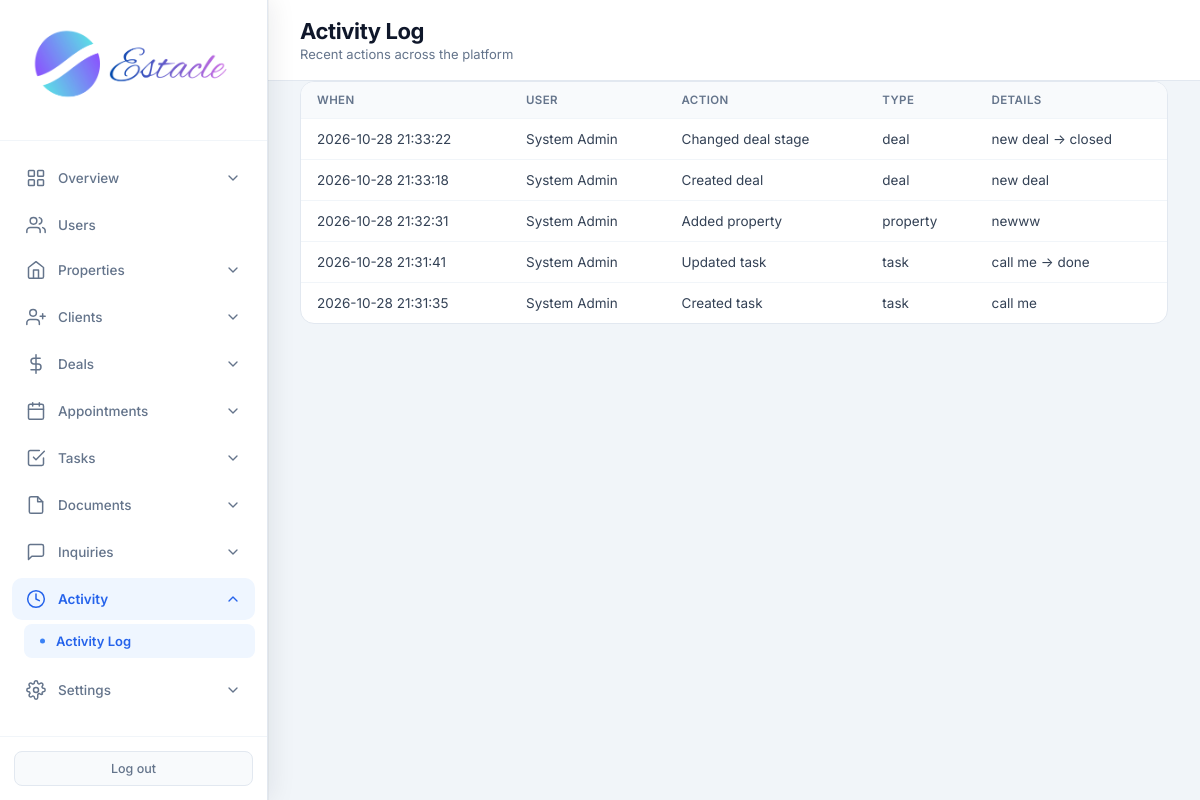
/admin/activity (signed in), run on the app's committed database.
### tables this page shows
CREATE TABLE activity_log (
            id INTEGER PRIMARY KEY AUTOINCREMENT,
            user_id INTEGER,
            action TEXT NOT NULL,
            entity_type TEXT,
            entity_id INTEGER,
            details TEXT,
            created_at TIMESTAMP DEFAULT CURRENT_TIMESTAMP,
            FOREIGN KEY (user_id) REFERENCES users (id)
        );

CREATE TABLE users (
            id INTEGER PRIMARY KEY AUTOINCREMENT,
            email TEXT UNIQUE NOT NULL,
            password TEXT NOT NULL,
            full_name TEXT NOT NULL,
            role TEXT NOT NULL CHECK(role IN ('admin', 'agent', 'customer')),
            phone TEXT,
            created_at TIMESTAMP DEFAULT CURRENT_TIMESTAMP,
            is_active INTEGER DEFAULT 1
        , avatar TEXT, last_seen TIMESTAMP);

### routes/admin.py (the view)
@admin.route('/admin/activity')
@login_required
@role_required('admin')
def admin_activity():
    db = get_db()
    logs = db.execute(
        "SELECT a.*, u.full_name as user_name FROM activity_log a LEFT JOIN users u ON a.user_id = u.id ORDER BY a.created_at DESC LIMIT 100"
    ).fetchall()
    return render_template('admin_activity.html', logs=logs)

### core/db.py (called while the page is built)
def get_db():
    if 'db' not in g:
        g.db = sqlite3.connect(current_app.config['DATABASE'])
        g.db.row_factory = sqlite3.Row
    return g.db

### core/helpers.py (called while the page is built)
def login_required(f):
    @wraps(f)
    def decorated_function(*args, **kwargs):
        if 'user_id' not in session:
            flash('Please log in to access this page.', 'warning')
            return redirect(url_for('auth.login'))
        return f(*args, **kwargs)
    return decorated_function

def role_required(*roles):
    def decorator(f):
        @wraps(f)
        def decorated_function(*args, **kwargs):
            if 'user_id' not in session:
                flash('Please log in to access this page.', 'warning')
                return redirect(url_for('auth.login'))
            if session.get('role') not in roles:
                flash('You do not have permission to access this page.', 'danger')
                return redirect(url_for('auth.role_redirect'))
            return f(*args, **kwargs)
        return decorated_function
    return decorator

### templates/admin_activity.html (shortened to what this page needs)
<!DOCTYPE html>
<html lang="en">
<head>
<link rel="stylesheet" href="{{ url_for('static', filename='css/admin.css') }}">
</head>
<body>
<div class="app-layout">
{% set active = 'activity' %}
{% include 'partials/admin_sidebar.html' %}
<main class="main-content">
<header class="top-bar">
<div><h1 class="page-title">Activity Log</h1><p class="page-subtitle">Recent actions across the platform</p></div>
</header>
<div class="panel full"><div class="table-wrap"><table>
<thead><tr><th>When</th><th>User</th><th>Action</th><th>Type</th><th>Details</th></tr></thead>
<tbody>
{% for a in logs %}
<tr>
<td>{{ a.created_at }}</td>
<td>{{ a.user_name or '—' }}</td>
<td>{{ a.action }}</td>
<td>{{ a.entity_type or '—' }}</td>
<td>{{ a.details or '—' }}</td>
</tr>
{% else %}<tr><td colspan="5" class="empty">No activity yet</td></tr>{% endfor %}
</tbody></table></div></div>
</main>
</div>
</body>
</html>

### templates/partials/admin_sidebar.html (shortened to what this page needs)
<aside class="sidebar">
    <div class="sidebar-header">
        <div class="logo">
            <img src="{{ url_for('static', filename='images/logo.png') }}" alt="Estacle" class="sidebar-logo">
        </div>
    </div>
    <nav class="sidebar-nav">
        <div class="nav-dropdown {% if active in ['dashboard', 'analytics', 'search'] %}open{% endif %}">
            <button type="button" class="nav-dropdown-toggle" onclick="this.parentElement.classList.toggle('open')">
                <svg class="nav-icon" viewBox="0 0 24 24"><rect x="3" y="3" width="7" height="7" rx="1"/><rect x="14" y="3" width="7" height="7" rx="1"/><rect x="3" y="14" width="7" height="7" rx="1"/><rect x="14" y="14" width="7" height="7" rx="1"/></svg>
                <span>Overview</span>
                <svg class="chevron" viewBox="0 0 24 24"><polyline points="6 9 12 15 18 9"/></svg>
            </button>
        </div>
        <a href="{{ url_for('admin.admin_users') }}" class="nav-item {% if active in ['users', 'add_user', 'edit_user'] %}active{% endif %}">
            <svg class="nav-icon" viewBox="0 0 24 24"><path d="M17 21v-2a4 4 0 0 0-4-4H5a4 4 0 0 0-4 4v2"/><circle cx="9" cy="7" r="4"/><path d="M23 21v-2a4 4 0 0 0-3-3.87"/><path d="M16 3.13a4 4 0 0 1 0 7.75"/></svg>
            <span>Users</span>
        </a>
        <div class="nav-dropdown {% if active in ['properties', 'add_property', 'property_detail', 'display_properties', 'compare'] %}open{% endif %}">
            <button type="button" class="nav-dropdown-toggle" onclick="this.parentElement.classList.toggle('open')">
                <svg class="nav-icon" viewBox="0 0 24 24"><path d="M3 9l9-7 9 7v11a2 2 0 0 1-2 2H5a2 2 0 0 1-2-2z"/><polyline points="9 22 9 12 15 12 15 22"/></svg>
                <span>Properties</span>
                <svg class="chevron" viewBox="0 0 24 24"><polyline points="6 9 12 15 18 9"/></svg>
            </button>
        </div>
        <div class="nav-dropdown {% if active in ['clients', 'add_client', 'leads', 'add_lead'] %}open{% endif %}">
            <button type="button" class="nav-dropdown-toggle" onclick="this.parentElement.classList.toggle('open')">
                <svg class="nav-icon" viewBox="0 0 24 24"><path d="M16 21v-2a4 4 0 0 0-4-4H5a4 4 0 0 0-4 4v2"/><circle cx="8.5" cy="7" r="4"/><line x1="20" y1="8" x2="20" y2="14"/><line x1="23" y1="11" x2="17" y2="11"/></svg>
                <span>Clients</span>
                <svg class="chevron" viewBox="0 0 24 24"><polyline points="6 9 12 15 18 9"/></svg>
            </button>
        </div>
        <div class="nav-dropdown {% if active in ['deals', 'add_deal'] %}open{% endif %}">
            <button type="button" class="nav-dropdown-toggle" onclick="this.parentElement.classList.toggle('open')">
                <svg class="nav-icon" viewBox="0 0 24 24"><line x1="12" y1="1" x2="12" y2="23"/><path d="M17 5H9.5a3.5 3.5 0 0 0 0 7h5a3.5 3.5 0 0 1 0 7H6"/></svg>
                <span>Deals</span>
                <svg class="chevron" viewBox="0 0 24 24"><polyline points="6 9 12 15 18 9"/></svg>
            </button>
        </div>
        <div class="nav-dropdown {% if active in ['appointments', 'add_appointment'] %}open{% endif %}">
            <button type="button" class="nav-dropdown-toggle" onclick="this.parentElement.classList.toggle('open')">
                <svg class="nav-icon" viewBox="0 0 24 24"><rect x="3" y="4" width="18" height="18" rx="2" ry="2"/><line x1="16" y1="2" x2="16" y2="6"/><line x1="8" y1="2" x2="8" y2="6"/><line x1="3" y1="10" x2="21" y2="10"/></svg>
                <span>Appointments</span>
                <svg class="chevron" viewBox="0 0 24 24"><polyline points="6 9 12 15 18 9"/></svg>
            </button>
        </div>
        <div class="nav-dropdown {% if active in ['tasks', 'add_task'] %}open{% endif %}">
            <button type="button" class="nav-dropdown-toggle" onclick="this.parentElement.classList.toggle('open')">
                <svg class="nav-icon" viewBox="0 0 24 24"><path d="M9 11l3 3L22 4"/><path d="M21 12v7a2 2 0 0 1-2 2H5a2 2 0 0 1-2-2V5a2 2 0 0 1 2-2h11"/></svg>
                <span>Tasks</span>
                <svg class="chevron" viewBox="0 0 24 24"><polyline points="6 9 12 15 18 9"/></svg>
            </button>
        </div>
        <div class="nav-dropdown {% if active in ['documents', 'add_document'] %}open{% endif %}">
            <button type="button" class="nav-dropdown-toggle" onclick="this.parentElement.classList.toggle('open')">
                <svg class="nav-icon" viewBox="0 0 24 24"><path d="M14 2H6a2 2 0 0 0-2 2v16a2 2 0 0 0 2 2h12a2 2 0 0 0 2-2V8z"/><polyline points="14 2 14 8 20 8"/></svg>
                <span>Documents</span>
                <svg class="chevron" viewBox="0 0 24 24"><polyline points="6 9 12 15 18 9"/></svg>
            </button>
        </div>
        <div class="nav-dropdown {% if active == 'inquiries' %}open{% endif %}">
            <button type="button" class="nav-dropdown-toggle" onclick="this.parentElement.classList.toggle('open')">
                <svg class="nav-icon" viewBox="0 0 24 24"><path d="M21 15a2 2 0 0 1-2 2H7l-4 4V5a2 2 0 0 1 2-2h14a2 2 0 0 1 2 2z"/></svg>
                <span>Inquiries</span>
                <svg class="chevron" viewBox="0 0 24 24"><polyline points="6 9 12 15 18 9"/></svg>
            </button>
        </div>
        <div class="nav-dropdown {% if active == 'activity' %}open{% endif %}">
            <button type="button" class="nav-dropdown-toggle" onclick="this.parentElement.classList.toggle('open')">
                <svg class="nav-icon" viewBox="0 0 24 24"><circle cx="12" cy="12" r="10"/><polyline points="12 6 12 12 16 14"/></svg>
                <span>Activity</span>
                <svg class="chevron" viewBox="0 0 24 24"><polyline points="6 9 12 15 18 9"/></svg>
            </button>
            <div class="nav-dropdown-menu">
                <a href="{{ url_for('admin.admin_activity') }}" class="nav-subitem {% if active == 'activity' %}active{% endif %}">Activity Log</a>
            </div>
        </div>
        <div class="nav-dropdown {% if active == 'settings' %}open{% endif %}">
            <button type="button" class="nav-dropdown-toggle" onclick="this.parentElement.classList.toggle('open')">
                <span>Settings</span>
                <svg class="chevron" viewBox="0 0 24 24"><polyline points="6 9 12 15 18 9"/></svg>
            </button>
        </div>
    </nav>
    <div class="sidebar-footer">
        <a href="{{ url_for('auth.logout') }}" class="logout-btn">Log out</a>
    </div>
</aside>

### static/css/admin.css (style rules this page uses)
* { margin: 0; padding: 0; box-sizing: border-box; }
body { font-family: 'Inter', -apple-system, BlinkMacSystemFont, 'Segoe UI', Roboto, sans-serif; background: #f1f5f9; color: #0f172a; min-height: 100vh; }
.app-layout { display: flex; min-height: 100vh; }
.sidebar { width: 268px; background: #ffffff; color: #0f172a; display: flex; flex-direction: column; position: fixed; height: 100vh; z-index: 100; box-shadow: 4px 0 24px rgba(15, 23, 42, 0.08), 1px 0 0 rgba(15, 23, 42, 0.04); border-right: 1px solid #e2e8f0; }
.sidebar-header { padding: 28px 16px 24px; border-bottom: 1px solid #f1f5f9; display: flex; justify-content: center; }
.logo { display: flex; align-items: center; justify-content: center; width: 100%; }
.sidebar-logo { height: 88px; width: auto; max-width: 230px; object-fit: contain; }
.sidebar-nav { flex: 1; padding: 16px 12px; display: flex; flex-direction: column; gap: 3px; overflow-y: auto; }
.nav-item { display: flex; align-items: center; gap: 12px; padding: 11px 14px; border-radius: 10px; color: #64748b; text-decoration: none; font-size: 13.5px; font-weight: 500; transition: all 0.15s ease; }
.nav-icon { width: 20px; height: 20px; flex-shrink: 0; stroke: currentColor; fill: none; stroke-width: 1.8; stroke-linecap: round; stroke-linejoin: round; }
.sidebar-footer { padding: 14px; border-top: 1px solid #f1f5f9; }
.logout-btn { display: block; width: 100%; padding: 9px; text-align: center; background: #f8fafc; color: #64748b; border-radius: 8px; text-decoration: none; font-size: 12.5px; font-weight: 500; transition: all 0.15s ease; border: 1px solid #e2e8f0; }
.main-content { flex: 1; margin-left: 268px; min-height: 100vh; }
.top-bar { background: white; padding: 18px 32px; border-bottom: 1px solid #e2e8f0; display: flex; justify-content: space-between; align-items: center; }
.page-title { font-family: 'Inter', sans-serif; font-size: 22px; font-weight: 700; letter-spacing: -0.4px; color: #0f172a; }
.page-subtitle { font-size: 13px; color: #64748b; margin-top: 2px; font-weight: 400; }
.panel { background: white; border-radius: 14px; border: 1px solid #e2e8f0; overflow: hidden; }
.panel.full { margin: 0 32px 24px; }
.table-wrap { overflow-x: auto; }
table { width: 100%; border-collapse: collapse; font-size: 13.5px; }
th { text-align: left; padding: 11px 16px; background: #f8fafc; color: #64748b; font-weight: 600; font-size: 11.5px; text-transform: uppercase; letter-spacing: 0.4px; }
td { padding: 12px 16px; border-top: 1px solid #f1f5f9; color: #334155; }
.nav-dropdown { margin-bottom: 2px; }
.nav-dropdown-toggle { display: flex; align-items: center; gap: 12px; width: 100%; padding: 11px 14px; border: none; border-radius: 10px; background: transparent; color: #64748b; font-size: 13.5px; font-weight: 500; font-family: inherit; cursor: pointer; transition: all 0.15s ease; text-align: left; }
.nav-dropdown.open > .nav-dropdown-toggle { color: #2563eb; background: #eff6ff; font-weight: 600; }
.nav-dropdown-toggle .chevron { width: 16px; height: 16px; margin-left: auto; stroke: currentColor; fill: none; stroke-width: 2; stroke-linecap: round; stroke-linejoin: round; transition: transform 0.2s ease; }
.nav-dropdown.open > .nav-dropdown-toggle .chevron { transform: rotate(180deg); }
.nav-dropdown-menu { display: none; flex-direction: column; padding: 4px 0 6px 12px; gap: 1px; }
.nav-dropdown.open > .nav-dropdown-menu { display: flex; }
.nav-subitem { display: block; padding: 9px 14px 9px 32px; border-radius: 8px; color: #64748b; text-decoration: none; font-size: 13px; font-weight: 500; transition: all 0.15s ease; position: relative; }
.nav-subitem::before { content: ''; position: absolute; left: 16px; top: 50%; transform: translateY(-50%); width: 5px; height: 5px; border-radius: 50%; background: #cbd5e1; }
.nav-subitem.active { background: #eff6ff; color: #2563eb; font-weight: 600; }
.nav-subitem.active::before { background: #3b82f6; }

### data on the page
activity_log: created_at "2026-10-28 21:33:22", full_name "System Admin", action "Changed deal stage", entity_type "deal", details "new deal → closed"
activity_log: created_at "2026-10-28 21:33:18", full_name "System Admin", action "Created deal", entity_type "deal", details "new deal"
activity_log: created_at "2026-10-28 21:32:31", full_name "System Admin", action "Added property", entity_type "property", details "newww"
activity_log: created_at "2026-10-28 21:31:41", full_name "System Admin", action "Updated task", entity_type "task", details "call me → done"
activity_log: created_at "2026-10-28 21:31:35", full_name "System Admin", action "Created task", entity_type "task", details "call me"
